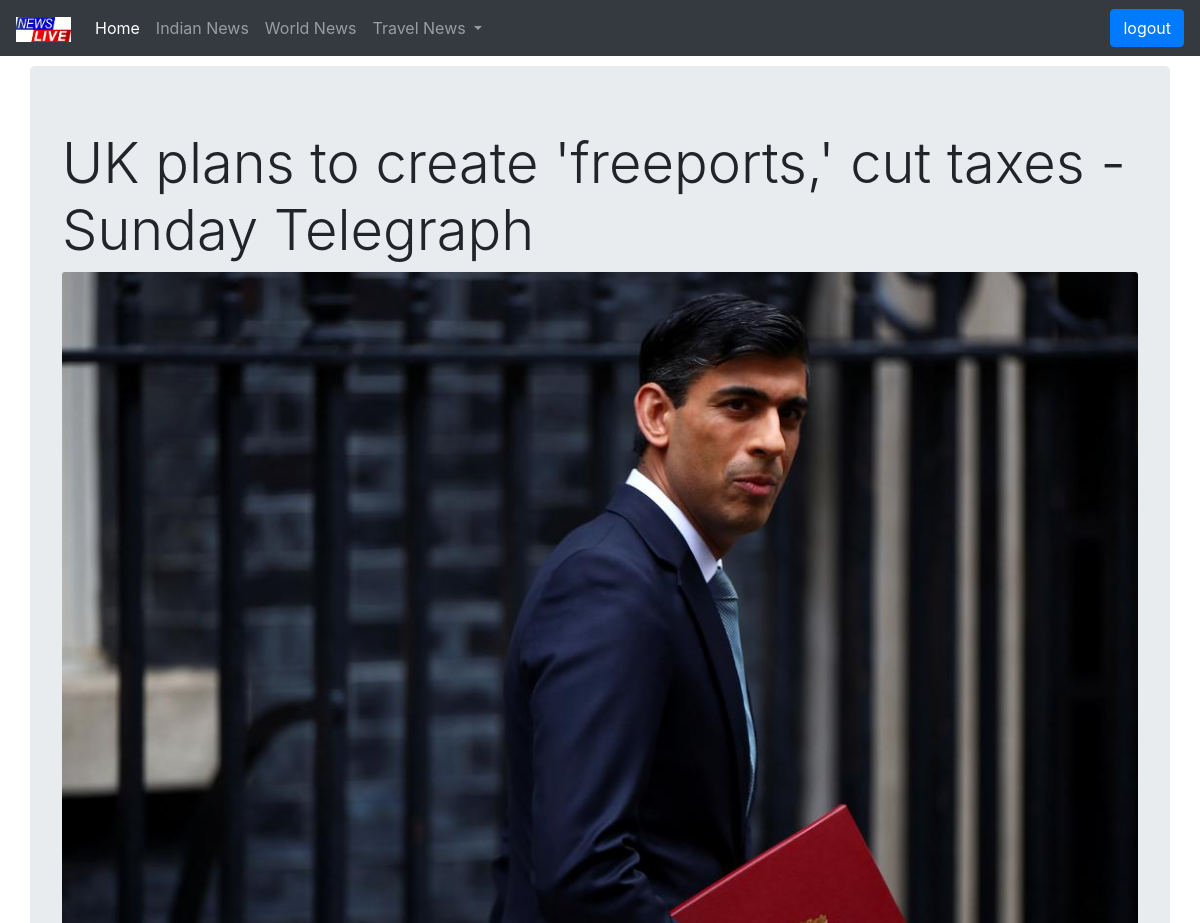
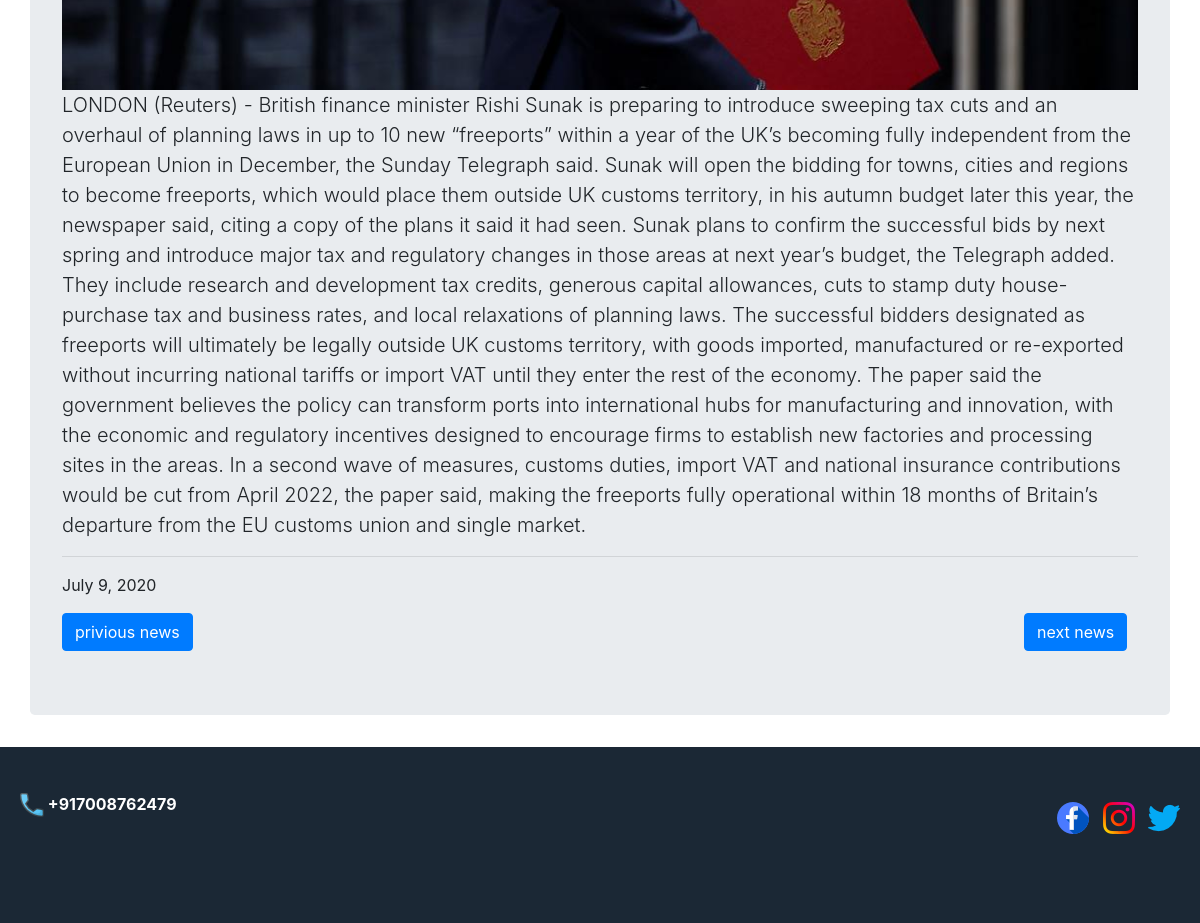
Screenshot of /fourthnews/ (signed in) with the database file from the repository (2 pictures, top to bottom).
### newsapp/models.py (models this page shows)
class mainnews(models.Model):
    news1 = models.CharField(max_length=200)
    subnews1 = models.TextField(max_length=100000)
    image1 = models.ImageField(upload_to='news/images')
    date1 = models.DateField(blank=False, null=True)
    news2 = models.CharField(max_length=200,)
    subnews2 = models.TextField(max_length=100000)
    image2 = models.ImageField(upload_to='news/images')
    date2 = models.DateField(blank=False, null=True)
    news3 = models.CharField(max_length=200)
    subnews3 = models.TextField(max_length=100000)
    image3 = models.ImageField(upload_to='news/images')
    date3 = models.DateField(blank=False, null=True)
    news4 = models.CharField(max_length=200)
    subnews4 = models.TextField(max_length=100000)
    image4 = models.ImageField(upload_to='news/images')
    date4 = models.DateField(blank=False, null=True)
    news5 = models.CharField(max_length=200)
    subnews5 = models.TextField(max_length=100000)
    image5 = models.ImageField(upload_to='news/images')
    date5 = models.DateField(blank=False, null=True)
    news6 = models.CharField(max_length=200)
    subnews6 = models.TextField(max_length=100000)
    image6 = models.ImageField(upload_to='news/images')
    date6 = models.DateField(blank=False, null=True)
    news7 = models.CharField(max_length=200)
    subnews7 = models.TextField(max_length=100000)
    image7 = models.ImageField(upload_to='news/images')
    date7 = models.DateField(blank=False, null=True)
    news8 = models.CharField(max_length=200)
    subnews8 = models.TextField(max_length=100000,)
    image8 = models.ImageField(upload_to='news/images')
    date8 = models.DateField(blank=True, null=True)

### newsapp/views.py (the view)
# urls.py: url(r'^fourthnews/', views.fourthnews),
@login_required
def fourthnews(request):
    newse = mainnews.objects.all()
    my_dict = {'newse': newse}
    return render(request, 'newsapp/news4.html', my_dict)

### templates/newsapp/news4.html (shortened to what this page needs)
<!DOCTYPE html>{%load static%}
<html lang="en">
<head>
    <link rel="stylesheet" href="https://stackpath.bootstrapcdn.com/bootstrap/4.5.0/css/bootstrap.min.css">
    <link rel="stylesheet" href="{%static 'css/index.css'%}">
</head>
<body>
    <nav class="navbar navbar-expand-sm navbar-dark bg-dark ">
        <a class="navbar-brand" href="/home/"><img style="width: 55px;height: 25px;" src="{%static 'images/1010.png'%}" alt=""></a>
        <div class="collapse navbar-collapse navbar-default" id="navbarNavDropdown">
            <ul class="navbar-nav mr-auto">
                <li class="nav-item active">
                    <a class="nav-link" href="/home/">Home <span class="sr-only">(current)</span></a>
                </li>
                <li class="nav-item">
                    <a class="nav-link" href="https://www.ndtv.com/india">Indian News</a>
                </li>
                <li class="nav-item">
                    <a class="nav-link" href="https://www.bbc.com/news/world">World News</a>
                </li>
                <li class="nav-item dropdown">
                    <a class="nav-link dropdown-toggle" href="#" id="navbarDropdownMenuLink" role="button" data-toggle="dropdown" aria-haspopup="true" aria-expanded="false">
                        Travel News
                    </a>
                </li>
            </ul>
            <ul class="navbar-nav  navbar-right">
                <li class="nav-item ">
                    <a href="/accounts/logout"> <button class="btn btn-primary">logout</button></a>
                </li>
            </ul>
        </div>
    </nav>
    <div class="jumbotron container " style="margin-top: 10px;">
        {% if newse %} {% for n in newse %}
        <h1 class="display-4 ">{{n.news4}}</h1>
        <img src="{{n.image4.url}}" class="card-img-top" alt="...">
        <p class="lead ">{{n.subnews4}}</p>
        <hr>
        <p>{{n.date4}}</p><a href="/thirdnews/" class="btn btn-primary">privious news</a>
        <a href="/fivthnews/" style="margin-right: 1%;float: right;" class="btn btn-primary">next news</a> {% endfor %} {% else %}
        <p>no newses found!!</p>
        {% endif %}
    </div>
    <div style="background-color:#1b2835;margin:0;padding:0;width:100%;height:22vh;">
        <div style="margin: 45px 20px; float: left;"><b style="color: white;">
                <img src="{%static 'images/phone (1).png'%}" alt=""> +917008762479</b>
        </div>
        <div style="margin: 55px 20px; float:right;">
            <a href="https://www.facebook.com/santoshkumar.das.752/"><img src="{%static 'images/facebook (2).png'%}" alt=""></a>&nbsp&nbsp
            <a href="https://www.instagram.com/itz_santu__/?hl=en"><img src="{%static 'images/instagram-sketched.png'%}" alt="">&nbsp&nbsp</a>
            <a href="https://twitter.com/Santosh73734769"><img src="{%static 'images/twitter.png'%}" alt=""></a>
        </div>
    </div>
</body>
</html>

### static/css/index.css (style rules this page uses)
body { background: url(https://images.unsplash.com/photo-1527529482837-4698179dc6ce?ixlib=rb-1.2.1&auto=format&fit=crop&w=1050&q=80); background-repeat: no-repeat; background-size: cover; }

### rows the page displays
mainnews: news4 "UK plans to create 'freeports,' cut taxes - Sunday Telegraph", image4 (picture), subnews4 "LONDON (Reuters) - British finance minister Rishi Sunak is preparing to introduce sweeping tax cuts and an overhaul of planning laws in up to 10 new “freeports” within a year of the UK’s becoming fully independent from the European Union in December, the Sunday Telegraph said. Sunak will open the bidding for towns, cities and regions to become freeports, which would place them outside UK customs territory, in his autumn budget later this year, the newspaper said, citing a copy of the plans it said it had seen. Sunak plans to confirm the successful bids by next spring and introduce major tax and regulatory changes in those areas at next year’s budget, the Telegraph added. They include…", date4 "July 9, 2020"
